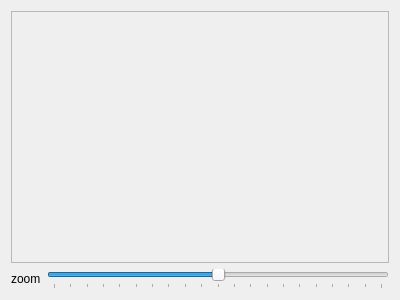
<?xml version="1.0" encoding="UTF-8"?>
<ui version="4.0">
 <class>scalableImageWidget</class>
 <widget class="QWidget" name="scalableImageWidget">
  <property name="geometry">
   <rect>
    <x>0</x>
    <y>0</y>
    <width>400</width>
    <height>300</height>
   </rect>
  </property>
  <property name="windowTitle">
   <string>Form</string>
  </property>
  <layout class="QGridLayout" name="gridLayout_2">
   <item row="1" column="0">
    <widget class="QLabel" name="label">
     <property name="text">
      <string>zoom</string>
     </property>
    </widget>
   </item>
   <item row="1" column="1">
    <widget class="QSlider" name="horizontalSlider">
     <property name="maximum">
      <number>200</number>
     </property>
     <property name="value">
      <number>100</number>
     </property>
     <property name="orientation">
      <enum>Qt::Horizontal</enum>
     </property>
     <property name="tickPosition">
      <enum>QSlider::TicksBelow</enum>
     </property>
     <property name="tickInterval">
      <number>10</number>
     </property>
    </widget>
   </item>
   <item row="0" column="0" colspan="2">
    <widget class="QScrollArea" name="scrollArea">
     <property name="widgetResizable">
      <bool>true</bool>
     </property>
     <widget class="QWidget" name="scrollAreaWidgetContents">
      <property name="geometry">
       <rect>
        <x>0</x>
        <y>0</y>
        <width>380</width>
        <height>254</height>
       </rect>
      </property>
      <layout class="QGridLayout" name="gridLayout">
       <item row="0" column="0">
        <widget class="ImageWidget" name="widget" native="true"/>
       </item>
      </layout>
     </widget>
    </widget>
   </item>
  </layout>
 </widget>
 <customwidgets>
  <customwidget>
   <class>ImageWidget</class>
   <extends>QWidget</extends>
   <header>imagewidget.h</header>
   <container>1</container>
   <slots>
    <signal>mouseEntered()</signal>
    <signal>mouseLeft()</signal>
   </slots>
  </customwidget>
 </customwidgets>
 <resources/>
 <connections>
  <connection>
   <sender>widget</sender>
   <signal>mouseEntered()</signal>
   <receiver>scalableImageWidget</receiver>
   <slot>internalWidgetMouseEntered()</slot>
   <hints>
    <hint type="sourcelabel">
     <x>363</x>
     <y>44</y>
    </hint>
    <hint type="destinationlabel">
     <x>398</x>
     <y>37</y>
    </hint>
   </hints>
  </connection>
  <connection>
   <sender>widget</sender>
   <signal>mouseLeft()</signal>
   <receiver>scalableImageWidget</receiver>
   <slot>internalWidgetMouseLeft()</slot>
   <hints>
    <hint type="sourcelabel">
     <x>346</x>
     <y>62</y>
    </hint>
    <hint type="destinationlabel">
     <x>397</x>
     <y>62</y>
    </hint>
   </hints>
  </connection>
  <connection>
   <sender>horizontalSlider</sender>
   <signal>valueChanged(int)</signal>
   <receiver>scalableImageWidget</receiver>
   <slot>updateZoom()</slot>
   <hints>
    <hint type="sourcelabel">
     <x>348</x>
     <y>274</y>
    </hint>
    <hint type="destinationlabel">
     <x>395</x>
     <y>278</y>
    </hint>
   </hints>
  </connection>
 </connections>
 <slots>
  <slot>updateZoom()</slot>
  <slot>internalWidgetMouseEntered()</slot>
  <slot>internalWidgetMouseLeft()</slot>
 </slots>
</ui>
